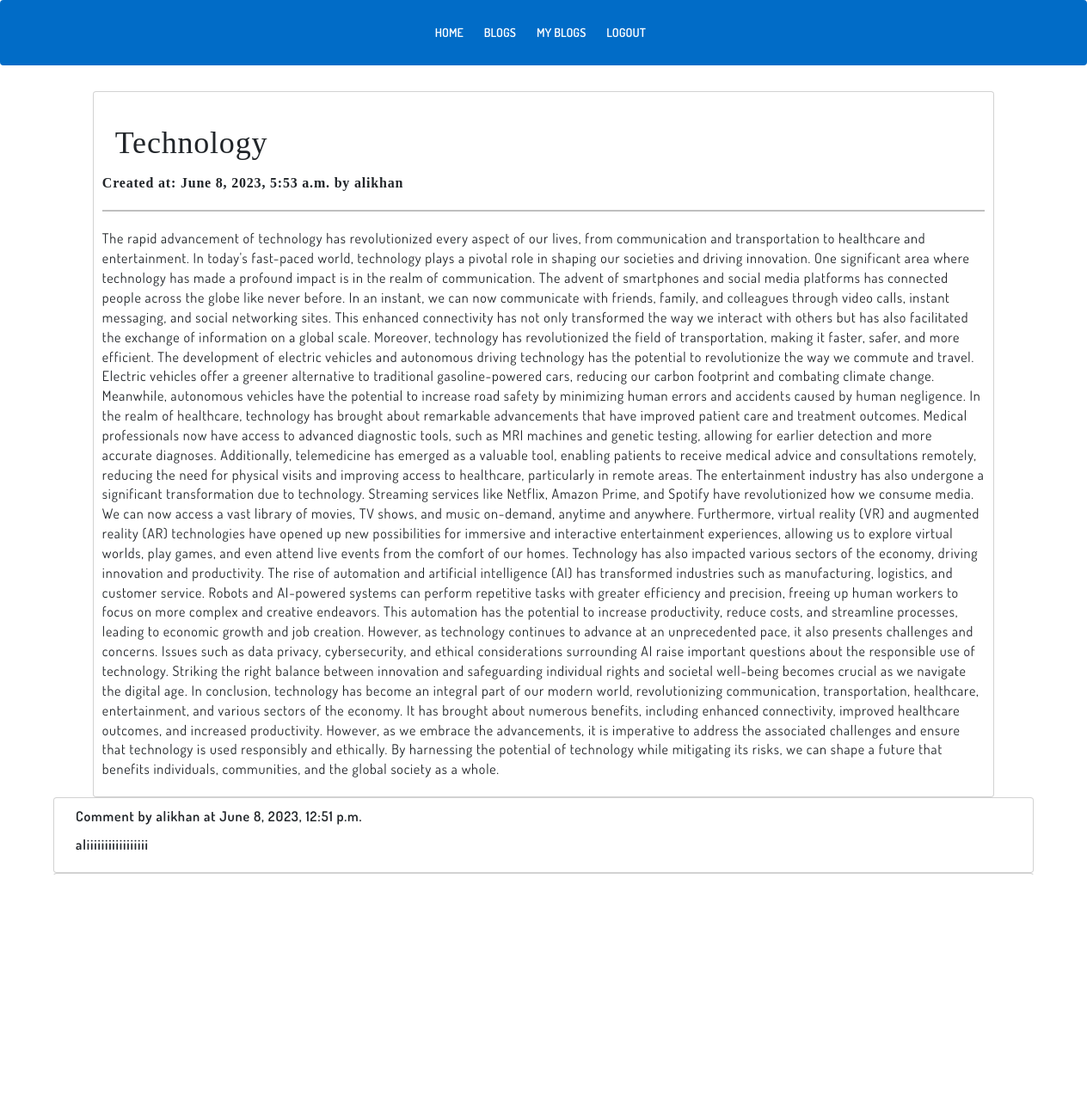
/blog/technology/, run on the app's committed database.
### blogg/models.py (models this page shows, shortened)
class BlogPost(models.Model):
    DRAFT_STATUS = (
        ('draft', 'Draft'),
        ('published', 'Published'),
    )
    title = models.CharField(max_length=100)
    content = models.TextField()
    author = models.ForeignKey(User, on_delete=models.CASCADE)
    created_at = models.DateTimeField(auto_now_add=True)
    slug = models.SlugField(unique=True, default='')
    status = models.CharField(max_length=20, choices=DRAFT_STATUS, default='draft')

class Comment(models.Model):
    blog_post = models.ForeignKey(BlogPost, on_delete=models.CASCADE, related_name='comments')
    author = models.ForeignKey(User, on_delete=models.CASCADE)
    content = models.TextField()
    created_at = models.DateTimeField(auto_now_add=True)

### blogg/views.py (the view)
# urls.py: path('blog/<slug:slug>/', views.blog_detail, name='blog-detail'),
def blog_detail(request, slug):
    blog_post = get_object_or_404(BlogPost, slug=slug)
    comments = blog_post.comments.all()
    form = CommentForm()
    if request.method == 'POST':
        return create_comment(request, slug)
    context = {
        'blog_post': blog_post,
        'comments': comments,
        'form': form,
    }
    return render(request, 'blog_detail.html', context)

### blogg/forms.py
class CommentForm(forms.ModelForm):
    content = forms.CharField(
        widget=forms.Textarea(
            attrs={'rows': 4, 'placeholder': 'Your comment', 'class': 'form-control', 'style': 'background: #fff;'}
        )
    )
    class Meta:
        model = Comment
        fields = ['content']

### templates/blog_detail.html (shortened to what this page needs)
<!DOCTYPE html>
{% load static %}
{% load widget_tweaks %}
<html lang="en">
<head>
    <link href="https://cdn.jsdelivr.net/npm/bootstrap@5.3.0/dist/css/bootstrap.min.css" rel="stylesheet"
>
    <link href="{% static 'css/bootstrap.min.css' %}" rel="stylesheet">
    <link href="{% static 'css/style.css' %}" rel="stylesheet">
    <link href="{% static 'css/themify-icons.css' %}" rel="stylesheet">
    <link href="{% static 'css/dosis-font.css' %}" rel='stylesheet' type='text/css'>
</head>
<body>
{% block content %}
    <nav class="navbar navbar-expand-lg" style="background: #016cc7;">
        <div class="container-fluid">
            <div class="collapse navbar-collapse" id="navbarNavDropdown">
                <div class="row">
                    <ul class="navbar-nav" style="justify-content: center;">
                        <li class="nav-item">
                            <a class="nav-link active" aria-current="page" href="{% url 'home' %}">
                                <button type="button" class="btn btn-outline-primary"
                                        style=" padding: 6px; border-color: #016cc7;color: white;">
                                    HOME
                                </button>
                            </a>
                        </li>
                        <li class="nav-item">
                            <a class="nav-link active" aria-current="page" href="{% url 'home' %}#blogs">
                                <button type="button" class="btn btn-outline-primary"
                                        style=" padding: 6px; border-color: #016cc7;color: white;">
                                    BLOGS
                                </button>
                            </a>
                        </li>
                        <li class="nav-item">
                            <a class="nav-link active" aria-current="page" href="{% url 'my-blogs' %}">
                                <button type="button" class="btn btn-outline-primary"
                                        style=" padding: 6px; border-color: #016cc7;color: white;">
                                    My Blogs
                                </button>
                            </a>
                        </li>
                        <li class="nav-item">
                            <a class="nav-link active" aria-current="page" href="{% url 'logout_user' %}">
                                <button type="button" class="btn btn-outline-primary"
                                        style=" padding: 6px; border-color: #016cc7;color: white;">
                                    LOGOUT
                                </button>
                            </a>
                        </li>
                    </ul>
                </div>
            </div>
        </div>
    </nav>
    <div class="row mt-5" style="justify-content: center;">
        <div class="col-sm-10">
            <div class="card" style>
                <div class="card-body">
                    <h5 class="card-title">
                        <div class="container blog-detail ">
                            <h1 style="font-family: initial;font-weight: 500;">{{ blog_post.title }}</h1>
                        </div>
                    </h5>
                    <p class="conatiner" style="    font-family: initial;font-weight: 600;">Created
                        at: {{ blog_post.created_at }} by {{ blog_post.author }}</p>
                    <hr>
                    <p style="    font-family: initial;">{{ blog_post.content | safe }}</p>
                </div>
            </div>
        </div>
    </div>
    {% for comment in comments %}
        <div class="card comment container">
            <div class="card-body">
                <p style="font-weight: bold;">Comment by {{ comment.author.username }} at {{ comment.created_at }}</p>
                <p style="font-weight: bold;">{{ comment.content }}</p>
            </div>
        </div>
    {% endfor %}
    <section>
        <div class="container" style="width: 1211px!important;">
            <div class="row d-flex">
                <div class="col-md-12 col-lg-12 col-xl-8">
                    <div class="card" style="border:none!important;">
                        <div class="card-footer py-3 border-0">
                            <form method="post" action="{% url 'create-comment' slug=blog_post.slug %}">
                                {{ form.content }}
                                <div class="float-end mt-2 pt-1">
                                    <button type="submit" class="btn btn-primary btn-sm">Post comment</button>
                                </div>
                            </form>
                        </div>
                    </div>
                </div>
            </div>
        </div>
    </section>
{% endblock %}
</body>
</html>

### staticfiles/css/style.css (style rules this page uses)
body { font-family: 'Dosis', sans-serif; color: #404142; font-size: 16px; letter-spacing: 0.8px; }
h1, h2, h3, h4, h5, h6 { font-weight: 200; }
ul { margin: 0; padding: 0; list-style: none; }
a { -webkit-transition: all 0.3s; -moz-transition: all 0.3s; transition: all 0.3s; }
.btn { text-transform: uppercase; font-weight: 600; }
.form-control { padding: 20px 15px; border: 3px solid #eee; background-color: #f9f9f9; box-shadow: none; }

### templates/blog_detail.html (style rules this page uses)
hr { border: 1px solid black !important; }
.btn-outline-primary { color: #016cc7; background-color: transparent; border-color: #016cc7; }

### data on the page
BlogPost: title "Technology", created_at "June 8, 2023, 5:53 a.m.", author "alikhan", content "The rapid advancement of technology has revolutionized every aspect of our lives, from communication and transportation to healthcare and entertainment. In today's fast-paced world, technology plays a pivotal role in shaping our societies and driving innovation. One significant area where technology has made a profound impact is in the realm of communication. The advent of smartphones and social media platforms has connected people across the globe like never before. In an instant, we can now communicate with friends, family, and colleagues through video calls, instant messaging, and social networking sites. This enhanced connectivity has not only transformed the way we interact with others…"
Comment: author.username "alikhan", created_at "June 8, 2023, 12:51 p.m.", content "aliiiiiiiiiiiiiiiii"
